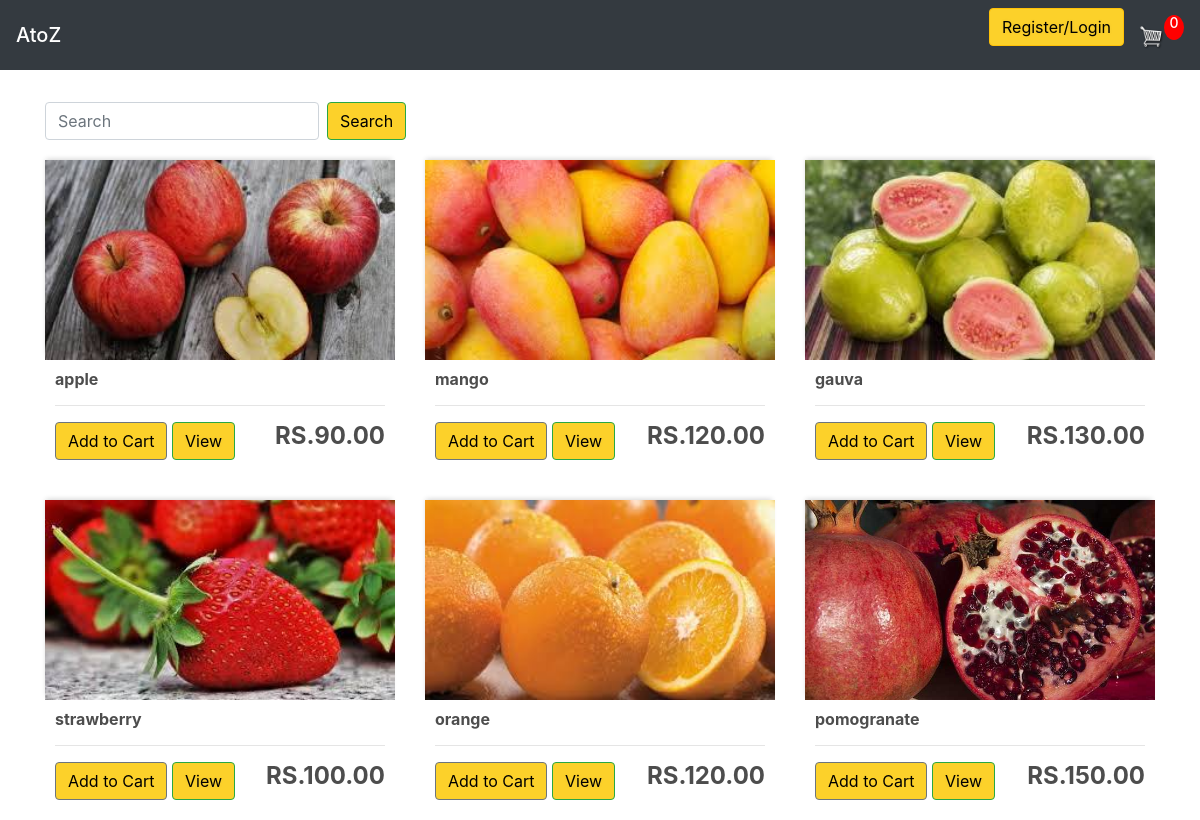
Screenshot of /user/add/ with the database file from the repository.
### atoz_store/models.py (models this page shows, shortened)
class Product(models.Model):
    name = models.CharField(max_length=128,null=True,)
    price = models.DecimalField(max_digits=7, decimal_places=2)
    image = models.ImageField(null=True,blank=True)
    prodtype =models.BooleanField(default=True)
    @property
    def imageURL(self):
        try:
            url = self.image.url
        except:
            url = ''
        return url

### atoz_store/views.py (the view)
# urls.py: path('',views.store,name="store"),
def store(request):
    products = Product.objects.all()
    context = {'products':products}
    return render(request ,'atoz_store/store.html',context)

### atoz_store/Templates/atoz_store/store.html
{% extends 'atoz_store/main.html' %}
{% load static %}
{% block content %}
<div>
<form  class="form-inline my-2 my-lg-0">
	<input class="form-control mr-sm-2" type="search" placeholder="Search" aria-label="Search">
	<button class="btn btn-outline-success my-2 my-sm-0" type="submit">Search</button>
  </form>
  </div>
	<div class="row">
		{% for product in products %}
		<div id="eachproduct"   class="col-lg-4">
			<img class="thumbnail" src="{{product.imageURL}}" alt="not found">
			<div  class="box-element product">
				<h6><strong>{{product.name}}</strong></h6>
				<hr>
				<button id="addToCart" data-product="{{product.id}}"  data-flagu="{{product.prodtype}}" data-action="add"  class="btn btn-outline-secondary add-btn update-cart">Add to Cart</button>
				<a class="btn btn-outline-success" href="#">View</a>
				<h4 style="display: inline-block; float: right"><strong>RS.{{ product.price|floatformat:2}}</strong></h4>
			</div>
		</div>
		 {% endfor %}
	</div>
{% endblock content %}

### atoz_store/Templates/atoz_store/main.html (shortened to what this page needs)
<!DOCTYPE html>
<html lang="en">
<head>
    <link rel="stylesheet" href="https://stackpath.bootstrapcdn.com/bootstrap/4.5.0/css/bootstrap.min.css">
    <link rel="stylesheet" href="{% static 'css/main.css' %}">
</head>
<body>
    <h3><nav class="navbar navbar-expand-lg navbar-dark bg-dark">
        <a class="navbar-brand" href="{% url 'store' %}">AtoZ</a>
        <div class="collapse navbar-collapse" id="navbarSupportedContent">
          <div id="login_register" class="form-inline my-2 my-lg-0">
            <ul>
              {% if user.is_authenticated %}
            <li id="login_name">hello, {{user.username}}</li>
             <li id="logout"><a href="accounts/logout">logout</a></li>
            {% else %}
              <a href="accounts/register"class="btn btn-warning">Register/Login</a>
               {% endif %}
              </ul>
               <a href="{% url 'cart' %}">
                  <img  id="cart-icon" src="{% static 'images/cart.png' %}">
              </a>
              <p id="cart-total">0</p>
          </div>
        </div>
      </nav></h3>
   <div class="container">
       <br>
       {% block content%}
       {% endblock content%}
   </div>
</body>
</html>
</body>
</html>

### atoz_store/static/css/main.css (style rules this page uses)
body { background-color:white; }
h1,h2,h3,h4,h5,h6 { color:hsl(0, 0%, 30%); }
.box-element { padding-left: 20px; background-color: #fff; border-radius: 4px; padding: 10px; }
.thumbnail { width: 100%; height: 200px; -webkit-box-shadow: -1px -3px 5px -2px rgba(214,214,214,1); -moz-box-shadow: -1px -3px 5px -2px rgba(214,214,214,1); box-shadow: -1px -3px 5px -2px rgba(214,214,214,1); }
.product { border-radius: 0 0 4px 4px; }
.bg-dark { background-color:grey; }
#cart-icon { width:25px; display: inline-block; margin-left: 15px; }
#cart-total { display: block; text-align: center; color:#fff; background-color: red; width: 20px; height: 25px; border-radius: 50%; font-size: 14px; }
.col-lg-4, .col-lg-6, .col-lg-8, .col-lg-12 { margin-top: 10px; }
.btn { border-radius: 60; background-color: #fcd12a; color: black; }
.col-lg-4 { padding-top: 10px; padding-bottom: 10px; }
a { text-shadow: 0px 0px 3px rgba(117, 117, 117, 0.12); color: grey; text-decoration: none }

### rows the page displays
Product: imageURL (picture), name "apple", price "90.00"
Product: imageURL (picture), name "mango", price "120.00"
Product: imageURL (picture), name "gauva", price "130.00"
Product: imageURL (picture), name "strawberry", price "100.00"
Product: imageURL (picture), name "orange", price "120.00"
Product: imageURL (picture), name "pomogranate", price "150.00"
